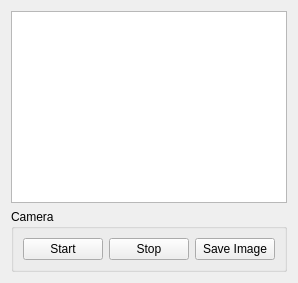
      <widget class="QWidget" name="Cam1_tab">
       <attribute name="title">
        <string>Overview</string>
       </attribute>
       <layout class="QGridLayout" name="gridLayout_7">
        <item row="2" column="0">
         <widget class="QGroupBox" name="groupBox_7">
          <property name="title">
           <string>Camera</string>
          </property>
          <layout class="QGridLayout" name="gridLayout_8">
           <property name="sizeConstraint">
            <enum>QLayout::SetDefaultConstraint</enum>
           </property>
           <item row="0" column="0">
            <widget class="QPushButton" name="overview_camera_start_button">
             <property name="text">
              <string>Start</string>
             </property>
            </widget>
           </item>
           <item row="0" column="1">
            <widget class="QPushButton" name="overview_camera_stop_button">
             <property name="text">
              <string>Stop</string>
             </property>
            </widget>
           </item>
           <item row="0" column="2">
            <widget class="QPushButton" name="overview_camera_save_image_button">
             <property name="text">
              <string>Save Image</string>
             </property>
            </widget>
           </item>
          </layout>
         </widget>
        </item>
        <item row="1" column="0">
         <widget class="QGraphicsView" name="overview_camera_view">
          <property name="sizePolicy">
           <sizepolicy hsizetype="Expanding" vsizetype="Expanding">
            <horstretch>100</horstretch>
            <verstretch>100</verstretch>
           </sizepolicy>
          </property>
          <property name="mouseTracking">
           <bool>false</bool>
          </property>
         </widget>
        </item>
       </layout>
      </widget>
